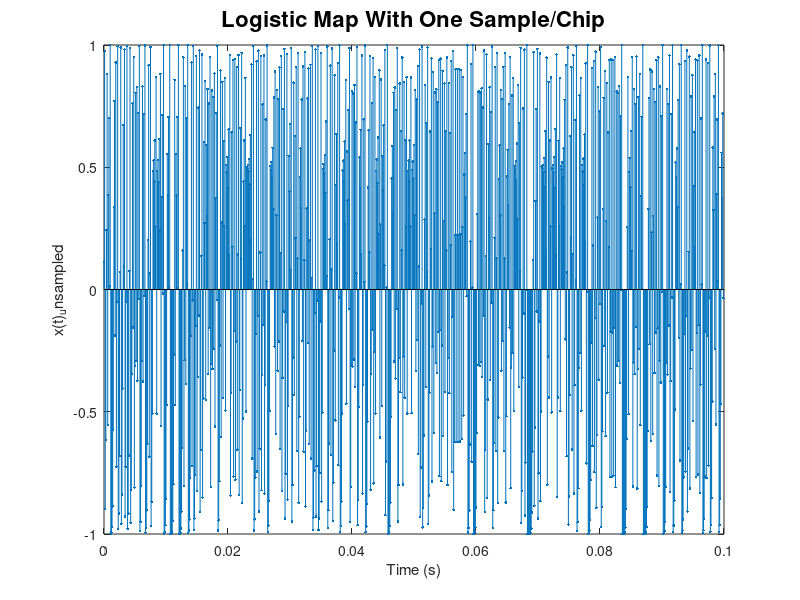
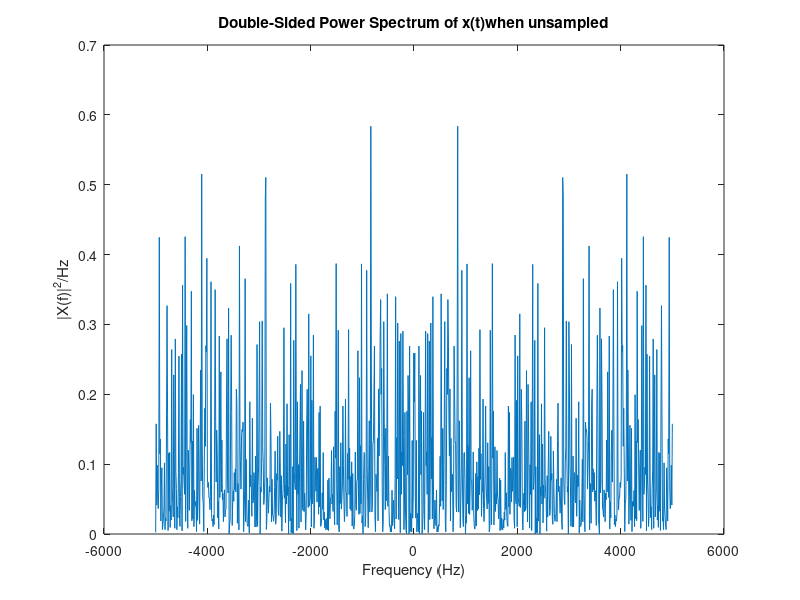
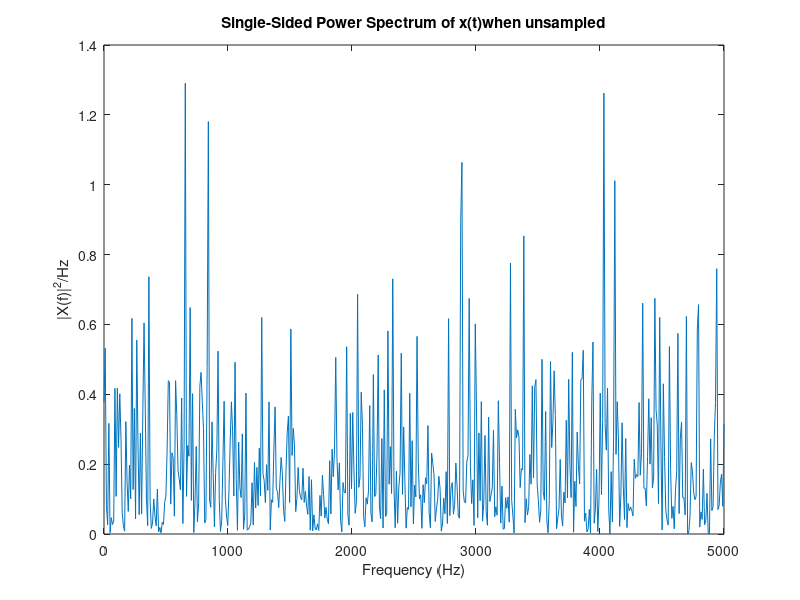
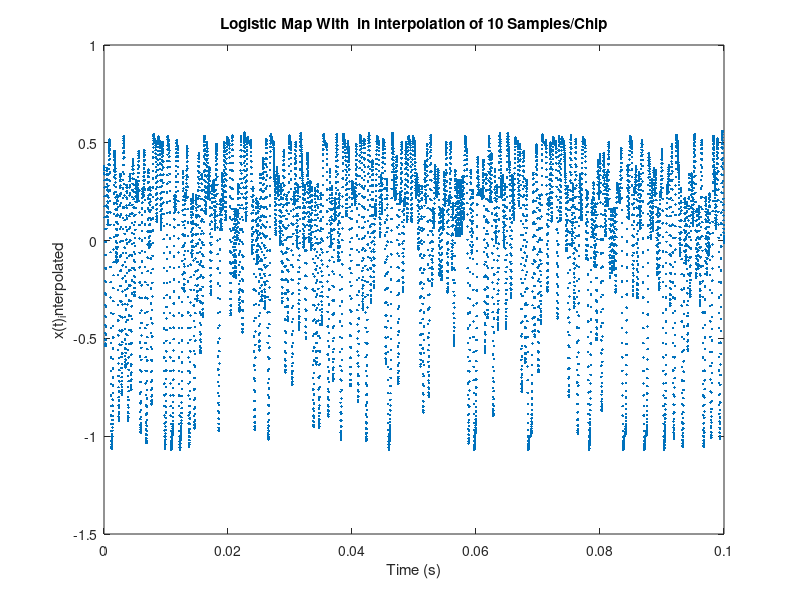

The MATLAB script that drew these images, in order:
%%% Plots the SSB and DSB FFTs os ZOH and interpolated chaotic sequences.
%%%the SSB fft is done the matlab way. the DSB is done my own way.


tic;

clear;
clc;
%close all;

L = 1000; 
sequence_length = L   ; %chaotic sequence Length;
r = 10;
samples = r;



Rb = 100;  % bit rate = bits/sec
Rc = 100;   % chip rate = chips/bit   in other words spreading factor
Rs = 1;       % sample rate = samples/chip  

Rt = Rb*Rc*Rs;  %total rate

time = 0:(1/Rt):(1/Rt)*(L*Rs-1);  % time vector  Rs is 1 in here


x= zeros(1,L);                  % make the original x vector
initial_condition = 0.1133;
x(1) = initial_condition;
for ii = 2:length(x),
    x(ii) = 1- 2*x(ii-1).^2;
end;

%%%These are the calculations for single side band and double sideband 
%%%=======================================================================
%%%=================================DSB======================================
x_unsampled = x;
figure; stem(time,x_unsampled,'.');

title('Logistic Map With One Sample/Chip','fontsize',16)
xlabel('Time (s)')
ylabel('x(t)_unsampled')

y_unsampled = fft(x_unsampled);
y_unsampled = fftshift(y_unsampled);       %%shift the frequency of 0 to the center

f_Nyquist = Rt;  %Rt is the rate at which the signal is sampled so we assume it to be the nyquist rate.

F_max = f_Nyquist/2; %this is the maximum frquency resolvable

f_axis = linspace(-F_max, F_max, L);  
figure; plot(f_axis,((abs(y_unsampled)).^2)./F_max);   %same as multiplying something by its conjugate.

title('Double-Sided Power Spectrum of x(t)when unsampled')
xlabel('Frequency (Hz)')
ylabel('|X(f)|^2/Hz')

%%%===============================SSB=========================================

figure; %%_______ fft of the unsampled signal
NFFT = 2^nextpow2(L); % Next power of 2 from length of y
x_unsampled = x;
Y_unsampled = fft(x_unsampled,NFFT);
f_1 = (F_max)*linspace(0,1,NFFT/2);  %F_nyq is modified for Rs = 1;
%Plot single-sided amplitude spectrum.
plot(f_1,2*((abs(Y_unsampled(1:NFFT/2))).^2)/F_max)
%axis([0 50000 0 1.8]) %% arbitrary, just to sort out the numbers of the frequency axis
title('Single-Sided Power Spectrum of x(t)when unsampled')
xlabel('Frequency (Hz)')
ylabel('|X(f)|^2/Hz')



%%%========================================================================
%%%========================================================================
%%%_____________________The interpolated signal___________________________



%%%============================DSB=========================================
%%%===
%%% _________fft for the interpolated signal
x_interpolated = interp(x,r);  %% generate interpolated signal
  
Rs = r;       % sample rate = samples/chip  number of samples
Rt = Rb*Rc*Rs;  %total rate

time = 0:(1/Rt):(1/Rt)*(L*Rs-1);
figure;plot(time,x_interpolated,'.');
title(['Logistic Map With  in interpolation of ', int2str(r) ,' Samples/Chip']); %you need the [] brackets for the titlebar, otherwise it won't work.
xlabel('Time (s)')
ylabel('x(t)_interpolated')
  
y_interpolated = fft(x_interpolated);
y_interpolated = fftshift(y_interpolated);       %%shift the frequency of 0 to the center

f_Nyquist = Rt;  %Rt is the rate at which the signal is sampled so we assume it to be the nyquist rate.

F_max = f_Nyquist/2; %this is the maximum frquency resolvable

f_axis = linspace(-F_max, F_max, L*r);
figure; plot(f_axis,((abs(y_interpolated)).^2)./F_max);   %same as multiplying something by its conjugate.


title('Double-Sided Power Spectrum of x(t) when interpolatd')
xlabel('Frequency (Hz)')
ylabel('|X(f)|^2/Hz')

%%%================================SSB========================================
figure;%% _________fft for the interpolated signal
x_interpolated = interp(x,r);


NFFT = 2^nextpow2(L*r); %%adjusting the frequency component for the other one
f_2 = (F_max)*linspace(0,1,NFFT/2);


Y_interp = fft(x_interpolated,NFFT);

plot(f_2,2*(abs(Y_interp(1:NFFT/2)).^2)/F_max) %*2 because its the single sideband
title('Single-Sided Power Spectrum of x(t)when interpolatd')
xlabel('Frequency (Hz)')
ylabel('|X(f)|^2/Hz')

%%%========================================================================
%%%========================================================================
%%%========================================================================
%%%_____________________The ZOH signal___________________________


%%%===============================DSB=========================================
 %% for the zero order hold sampling (square sampling method)
x_zoh = zeros(samples,sequence_length-1); % to get and exact sequence length
                                      % we want, matlab arrays start at 1
x_zoh(:,1)=initial_condition;   %initial condition

for (ii = 1:sequence_length-1),
    x_zoh(:,ii+1) = 1- 2.* (x_zoh(:,ii).^2); %makes a matrix of dimentions(sample,sequencelength)  the coloums contain the same numbers
end;                                 
 
y_zoh  = [x_zoh(:,1).'];        % get the first colum and make it into the first row
   

for (jj  = 2:sequence_length),      
   y_zoh = [y_zoh,x_zoh(:,jj).'];      %keep appending to this row to make the transmission vector.      
end;
    % sample rate = samples/chip  number of samples
Rt = Rb*Rc*Rs;  %total rate

time = 0:(1/Rt):(1/Rt)*(L*Rs-1);
%figure;stem(time,y_zoh,'.');

% title(['Logistic Map With  ZOH sampling of ', int2str(r),' Samples/Chip and SF of ' , int2str(Rc)]);
% xlabel('Time (s)')
% ylabel('x(t)_ZOH')

  
Y_zoh = fft(y_zoh);
Y_zoh = fftshift(Y_zoh);       %%shift the frequency of 0 to the center

f_Nyquist = Rt;  %Rt is the rate at which the signal is sampled so we assume it to be the nyquist rate.

F_max = f_Nyquist/2; %this is the maximum frquency resolvable

f_axis = linspace(-F_max, F_max, L*r);
figure; plot(f_axis,((abs(Y_zoh)).^2)./F_max);   %same as multiplying something by its conjugate.we also divide by the nyquist frequency because its power spectral density.

title(['DSB-PSD of x(t) ZOH Sampled  ', int2str(r),' Samples/Chip and SF of ' , int2str(Rc)])
xlabel('Frequency (Hz)')
ylabel('|X(f)|^2/Hz')



%%%===============================SSB======================================
%%%===

figure; %% for the zero order hold sampling (square sampling method)

x_zoh = zeros(samples,sequence_length-1); % to get and exact sequence length
                                      % we want, matlab arrays start at 1
x_zoh(:,1)=initial_condition;   %initial condition
initial(1,1) = initial_condition;
for (ii = 1:sequence_length-1),
    x_zoh(:,ii+1) = 1- 2.* (x_zoh(:,ii).^2); %makes a matrix of dimentions(sample,sequencelength)  the coloums contain the same numbers

end;                                 
 
y_zoh  = [x_zoh(:,1).'];        % get the first colum and make it into the first row
   

for (jj  = 2:sequence_length),      
   y_zoh = [y_zoh,x_zoh(:,jj).'];      %keep appending to this row to make the transmission vector.      
end;
    
NFFT = 2^nextpow2(L*r); %%adjusting the frequency component for the other one
f_2 = (F_max)*linspace(0,1,NFFT/2);

Y_ZOH = fft(y_zoh,NFFT);

plot(f_2,2*(abs(Y_ZOH(1:NFFT/2)).^2)/F_max) 
title(['SSB-PSD of x(t) ZOH Sampled  ', int2str(r),' Samples/Chip and SF of ' , int2str(Rc)])
xlabel('Frequency (Hz)')
ylabel('|X(f)|^2/Hz')

toc;